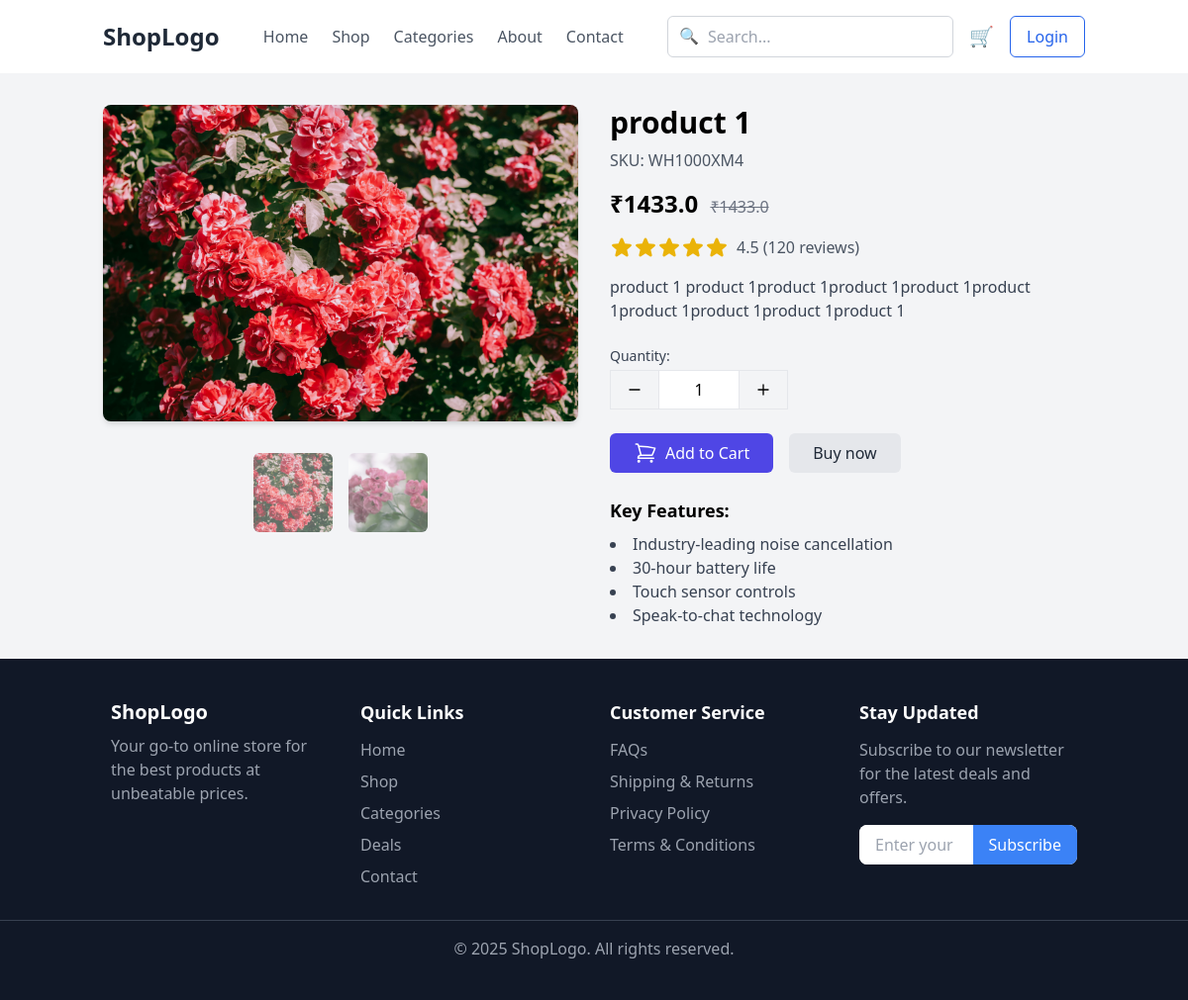
Page /shop/product-1/ on the committed database.
### shop/models.py (models this page shows, shortened)
class Product(BaseModel):
    title = models.CharField(max_length=100)
    slug = models.CharField(max_length=100, null=True, blank=True)
    category = models.ForeignKey(ProductCategory, on_delete=models.SET_NULL,null=True, related_name='products')
    subcategory = models.ForeignKey(ProductSubCategory, on_delete=models.SET_NULL,null=True,blank=True)
    description = models.TextField()
    price = models.FloatField()
    stock = models.PositiveIntegerField(default=0)
    def latest_image(self):
        return self.image.last()

class ProductImage(BaseModel):
    product = models.ForeignKey(Product, on_delete=models.CASCADE, related_name='image')
    img = models.ImageField(upload_to='product_images/')
    class Meta:
        get_latest_by = "created_at"

### shop/views.py (the view)
# urls.py: path('<slug>/', views.product_page , name='product')
def product_page(request, slug):
    try:
        product = models.Product.objects.get(slug=slug)
    except Exception as e:
        print(e)
        return HttpResponse("Product NOt Found!")
    return render(request, 'product.html', {'product':product})

### templates/product.html (shortened to what this page needs)
{% extends "index.html" %}
{% block content %}
<div class="bg-gray-100">
    <div class="container mx-auto px-4 py-8">
      <div class="flex flex-wrap -mx-4">
        <div class="w-full md:w-1/2 px-4 mb-8">
          <img src="{{product.latest_image.img.url }}" alt="Product"
                      class="w-full h-auto rounded-lg shadow-md mb-4" id="mainImage">
          <div class="flex gap-4 py-4 justify-center overflow-x-auto">
            {% for img in product.image.all %}
            <img src="{{img.img.url}}" alt="Thumbnail 1"
                          class="size-16 sm:size-20 object-cover rounded-md cursor-pointer opacity-60 hover:opacity-100 transition duration-300"
                          onclick="changeImage(this.src)">
                          {% endfor %}
          </div>
        </div>
        <div class="w-full md:w-1/2 px-4">
          <h2 class="text-3xl font-bold mb-2">{{product.title}}</h2>
          <p class="text-gray-600 mb-4">SKU: WH1000XM4</p>
          <div class="mb-4">
            <span class="text-2xl font-bold mr-2">₹{{product.price}}</span>
            <span class="text-gray-500 line-through">₹{{product.price}}</span>
          </div>
          <div class="flex items-center mb-4">
            <span class="ml-2 text-gray-600">4.5 (120 reviews)</span>
          </div>
          <p class="text-gray-700 mb-6">{{product.description}}</p>
          <div class="mb-6">
            <label for="quantity" class="block text-sm font-medium text-gray-700 mb-1">Quantity:</label>
            <div x-data="{ currentVal: 1, minVal: 0, maxVal: 10, decimalPoints: 0, incrementAmount: 1 }" class="flex flex-col gap-1">
              <div x-on:dblclick.prevent class="flex items-center">
                  <button x-on:click="currentVal = Math.max(minVal, currentVal - incrementAmount)" class="flex h-10 items-center justify-center rounded-l-radius border border-outline bg-surface-alt px-4 py-2 text-on-surface hover:opacity-75 focus-visible:z-10 focus-visible:outline-2 focus-visible:outline-offset-2 focus-visible:outline-primary active:opacity-100 active:outline-offset-0 dark:border-outline-dark dark:bg-surface-dark-alt dark:text-on-surface-dark dark:focus-visible:outline-primary-dark" aria-label="subtract">
                      <svg xmlns="http://www.w3.org/2000/svg" viewBox="0 0 24 24" aria-hidden="true" stroke="currentColor" fill="none" stroke-width="2" class="size-4">
                          <path stroke-linecap="round" stroke-linejoin="round" d="M19.5 12h-15"/>
                      </svg>
                  </button>
                  <input x-model="currentVal.toFixed(decimalPoints)" id="counterInput" type="text" class="border-x-none h-10 w-20 rounded-none border-y border-outline bg-surface-alt/50 text-center text-on-surface-strong focus-visible:z-10 focus-visible:outline-2 focus-visible:outline-primary dark:border-outline-dark dark:bg-surface-dark-alt/50 dark:text-on-surface-dark-strong dark:focus-visible:outline-primary-dark" readonly />
                  <button x-on:click="currentVal = Math.min(maxVal, currentVal + incrementAmount)" class="flex h-10 items-center justify-center rounded-r-radius border border-outline bg-surface-alt px-4 py-2 text-on-surface hover:opacity-75 focus-visible:z-10 focus-visible:outline-2 focus-visible:outline-offset-2 focus-visible:outline-primary active:opacity-100 active:outline-offset-0 dark:border-outline-dark dark:bg-surface-dark-alt dark:text-on-surface-dark dark:focus-visible:outline-primary-dark" aria-label="add">
                      <svg xmlns="http://www.w3.org/2000/svg" viewBox="0 0 24 24" aria-hidden="true" stroke="currentColor" fill="none" stroke-width="2" class="size-4">
                          <path stroke-linecap="round" stroke-linejoin="round" d="M12 4.5v15m7.5-7.5h-15"/>
                      </svg>
                  </button>
              </div>
          </div>
          </div>
          <div class="flex space-x-4 mb-6">
            <button
                          class="bg-indigo-600 flex gap-2 items-center text-white px-6 py-2 rounded-md hover:bg-indigo-700 focus:outline-none focus:ring-2 focus:ring-indigo-500 focus:ring-offset-2">
                          Add to Cart
                      </button>
            <button
                          class="bg-gray-200 flex gap-2 items-center  text-gray-800 px-6 py-2 rounded-md hover:bg-gray-300 focus:outline-none focus:ring-2 focus:ring-gray-500 focus:ring-offset-2">
                          Buy now
                      </button>
          </div>
          <div>
            <h3 class="text-lg font-semibold mb-2">Key Features:</h3>
            <ul class="list-disc list-inside text-gray-700">
              <li>Industry-leading noise cancellation</li>
              <li>30-hour battery life</li>
              <li>Touch sensor controls</li>
              <li>Speak-to-chat technology</li>
            </ul>
          </div>
        </div>
      </div>
    </div>
  </div>
{% endblock content %}

### rows in the picture
Product: latest_image.img (picture), title "product 1", price "1433.0", description "product 1 product 1product 1product 1product 1product 1product 1product 1product 1product 1"
ProductImage: img (picture)
ProductImage: img (picture)
